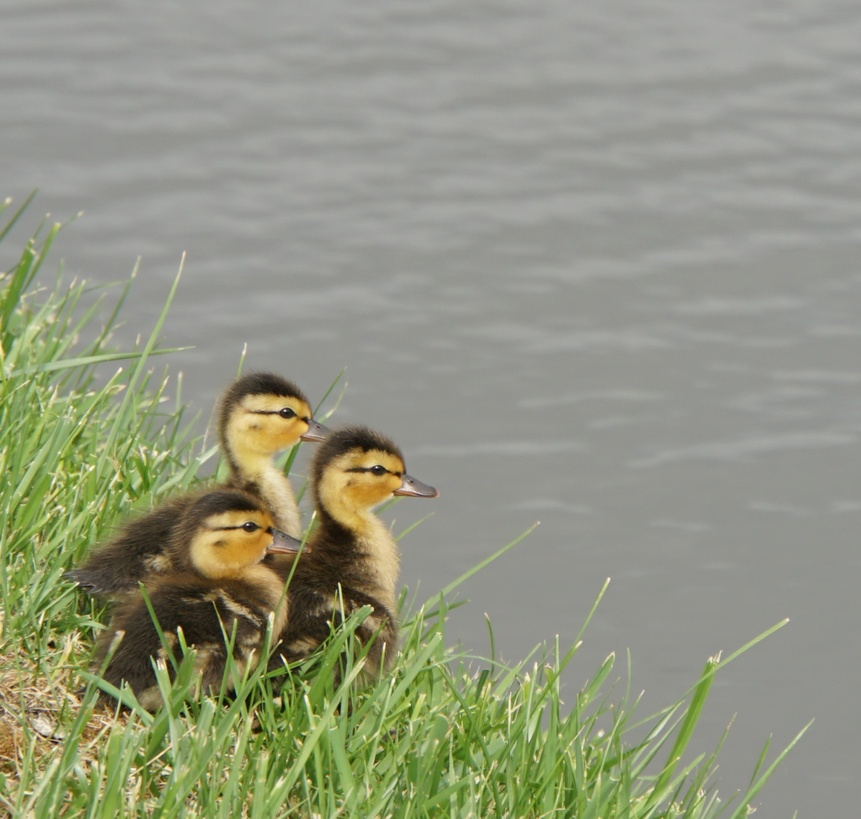
#> input picture 11_imageops/ducklings.jpg, 861 x 819 px, shrunk from 1783 x 1697 before the run
$ python apply_flip.py
#> lines starting #> are read from the running program, lines starting #| are printed output that depends on the picture
# apply_flip.py

from PIL import Image, ImageOps


def flip(image_path, output_path):
#> called with image_path = 'ducklings.jpg', output_path = 'ducklings_flipped.jpg'
    image = Image.open(image_path)
#> image is the input picture: PIL image 861x819 RGB; mean R, G, B 146.2, 149.4, 128.3
    converted_image = ImageOps.flip(image)
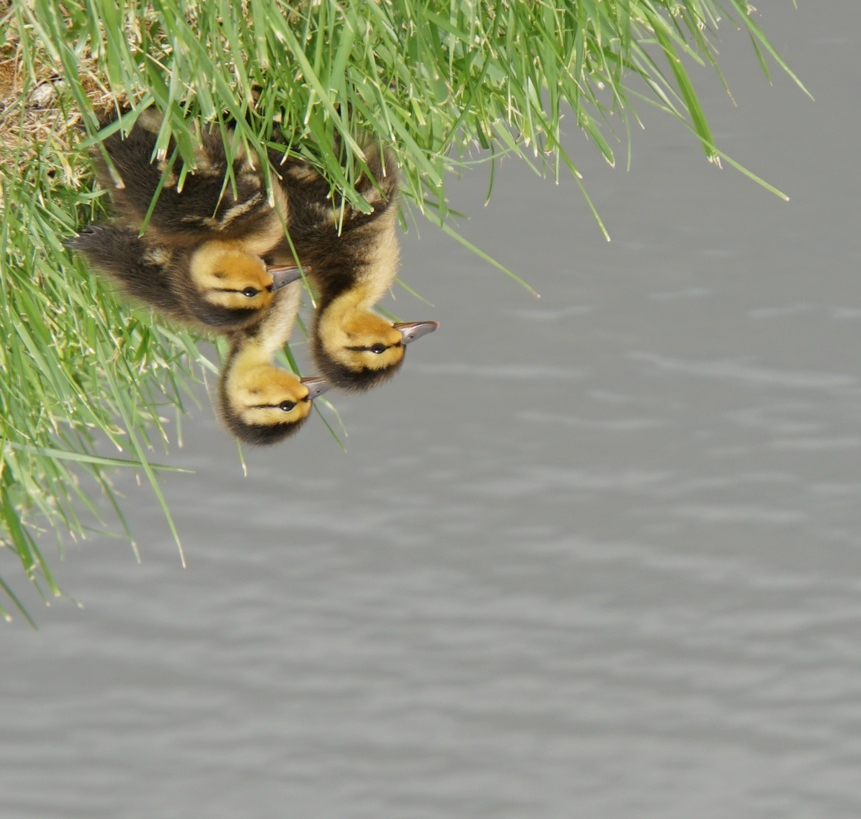
#> converted_image: PIL image 861x819 RGB; mean R, G, B 146.2, 149.4, 128.3
    converted_image.save(output_path)


if __name__ == "__main__":
    flip("ducklings.jpg", "ducklings_flipped.jpg")
